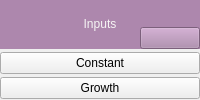
         <widget class="QWidget" name="_category_inputs_container" native="true">
          <layout class="QVBoxLayout" name="verticalLayout_10">
           <property name="spacing">
            <number>2</number>
           </property>
           <property name="leftMargin">
            <number>0</number>
           </property>
           <property name="topMargin">
            <number>0</number>
           </property>
           <property name="rightMargin">
            <number>0</number>
           </property>
           <property name="bottomMargin">
            <number>0</number>
           </property>
           <item>
            <widget class="QWidget" name="widget_5" native="true">
             <property name="palette">
              <palette>
               <active>
                <colorrole role="Button">
                 <brush brushstyle="SolidPattern">
                  <color alpha="255">
                   <red>173</red>
                   <green>135</green>
                   <blue>173</blue>
                  </color>
                 </brush>
                </colorrole>
                <colorrole role="ButtonText">
                 <brush brushstyle="SolidPattern">
                  <color alpha="255">
                   <red>246</red>
                   <green>245</green>
                   <blue>244</blue>
                  </color>
                 </brush>
                </colorrole>
                <colorrole role="Window">
                 <brush brushstyle="SolidPattern">
                  <color alpha="255">
                   <red>173</red>
                   <green>135</green>
                   <blue>173</blue>
                  </color>
                 </brush>
                </colorrole>
               </active>
               <inactive>
                <colorrole role="Button">
                 <brush brushstyle="SolidPattern">
                  <color alpha="255">
                   <red>173</red>
                   <green>135</green>
                   <blue>173</blue>
                  </color>
                 </brush>
                </colorrole>
                <colorrole role="ButtonText">
                 <brush brushstyle="SolidPattern">
                  <color alpha="255">
                   <red>246</red>
                   <green>245</green>
                   <blue>244</blue>
                  </color>
                 </brush>
                </colorrole>
                <colorrole role="Window">
                 <brush brushstyle="SolidPattern">
                  <color alpha="255">
                   <red>173</red>
                   <green>135</green>
                   <blue>173</blue>
                  </color>
                 </brush>
                </colorrole>
               </inactive>
               <disabled>
                <colorrole role="Button">
                 <brush brushstyle="SolidPattern">
                  <color alpha="255">
                   <red>173</red>
                   <green>135</green>
                   <blue>173</blue>
                  </color>
                 </brush>
                </colorrole>
                <colorrole role="ButtonText">
                 <brush brushstyle="SolidPattern">
                  <color alpha="255">
                   <red>190</red>
                   <green>190</green>
                   <blue>190</blue>
                  </color>
                 </brush>
                </colorrole>
                <colorrole role="Window">
                 <brush brushstyle="SolidPattern">
                  <color alpha="255">
                   <red>173</red>
                   <green>135</green>
                   <blue>173</blue>
                  </color>
                 </brush>
                </colorrole>
               </disabled>
              </palette>
             </property>
             <property name="autoFillBackground">
              <bool>true</bool>
             </property>
             <layout class="QHBoxLayout" name="horizontalLayout_6">
              <property name="spacing">
               <number>0</number>
              </property>
              <property name="leftMargin">
               <number>0</number>
              </property>
              <property name="topMargin">
               <number>0</number>
              </property>
              <property name="rightMargin">
               <number>0</number>
              </property>
              <property name="bottomMargin">
               <number>0</number>
              </property>
              <item>
               <widget class="QPushButton" name="_category_expand_inputs">
                <property name="toolTip">
                 <string>Expand/collapse group</string>
                </property>
                <property name="text">
                 <string/>
                </property>
                <property name="icon">
                 <iconset>
                  <normaloff>images/ButtonExpanded.png</normaloff>images/ButtonExpanded.png</iconset>
                </property>
                <property name="flat">
                 <bool>true</bool>
                </property>
               </widget>
              </item>
              <item>
               <widget class="QPushButton" name="pushButton">
                <property name="text">
                 <string>Inputs</string>
                </property>
                <property name="flat">
                 <bool>true</bool>
                </property>
               </widget>
              </item>
              <item alignment="Qt::AlignBottom">
               <widget class="QPushButton" name="_category_layout_inputs">
                <property name="toolTip">
                 <string>Change layout</string>
                </property>
                <property name="text">
                 <string/>
                </property>
                <property name="icon">
                 <iconset>
                  <normaloff>images/ButtonLayoutVertical.png</normaloff>images/ButtonLayoutVertical.png</iconset>
                </property>
               </widget>
              </item>
             </layout>
            </widget>
           </item>
           <item>
            <widget class="QWidget" name="_category_inputs" native="true">
             <layout class="QVBoxLayout" name="verticalLayout_11">
              <property name="spacing">
               <number>2</number>
              </property>
              <property name="leftMargin">
               <number>0</number>
              </property>
              <property name="topMargin">
               <number>0</number>
              </property>
              <property name="rightMargin">
               <number>0</number>
              </property>
              <property name="bottomMargin">
               <number>0</number>
              </property>
              <item>
               <widget class="WidgetAddNode" name="_inputs_Constant">
                <property name="toolTip">
                 <string>Drag to blueprint to add </string>
                </property>
                <property name="text">
                 <string>Constant</string>
                </property>
                <property name="icon">
                 <iconset>
                  <normaloff>images/NodeConstant.png</normaloff>images/NodeConstant.png</iconset>
                </property>
                <property name="NodeType" stdset="0">
                 <string notr="true">Constant</string>
                </property>
               </widget>
              </item>
              <item>
               <widget class="WidgetAddNode" name="_inputs_Growth">
                <property name="toolTip">
                 <string>Drag to blueprint to add </string>
                </property>
                <property name="text">
                 <string>Growth</string>
                </property>
                <property name="icon">
                 <iconset>
                  <normaloff>images/NodeGrowth.png</normaloff>images/NodeGrowth.png</iconset>
                </property>
                <property name="NodeType" stdset="0">
                 <string notr="true">Growth</string>
                </property>
               </widget>
              </item>
             </layout>
            </widget>
           </item>
          </layout>
         </widget>
